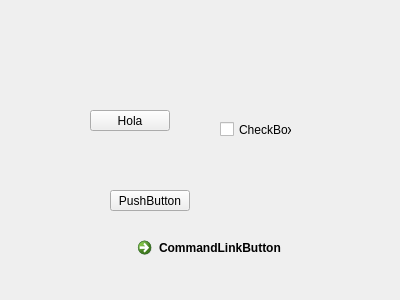
<?xml version="1.0" encoding="UTF-8"?>
<ui version="4.0">
 <class>Widget</class>
 <widget class="QWidget" name="Widget">
  <property name="geometry">
   <rect>
    <x>0</x>
    <y>0</y>
    <width>400</width>
    <height>300</height>
   </rect>
  </property>
  <property name="windowTitle">
   <string>Widget</string>
  </property>
  <widget class="QPushButton" name="pushButton">
   <property name="geometry">
    <rect>
     <x>90</x>
     <y>110</y>
     <width>80</width>
     <height>21</height>
    </rect>
   </property>
   <property name="text">
    <string>Hola</string>
   </property>
  </widget>
  <widget class="QPushButton" name="pushButton_2">
   <property name="geometry">
    <rect>
     <x>110</x>
     <y>190</y>
     <width>80</width>
     <height>21</height>
    </rect>
   </property>
   <property name="text">
    <string>PushButton</string>
   </property>
  </widget>
  <widget class="QCheckBox" name="checkBox">
   <property name="geometry">
    <rect>
     <x>220</x>
     <y>120</y>
     <width>72</width>
     <height>19</height>
    </rect>
   </property>
   <property name="text">
    <string>CheckBox</string>
   </property>
  </widget>
  <widget class="QCommandLinkButton" name="commandLinkButton">
   <property name="geometry">
    <rect>
     <x>130</x>
     <y>230</y>
     <width>168</width>
     <height>41</height>
    </rect>
   </property>
   <property name="text">
    <string>CommandLinkButton</string>
   </property>
  </widget>
 </widget>
 <layoutdefault spacing="6" margin="11"/>
 <resources/>
 <connections/>
</ui>
